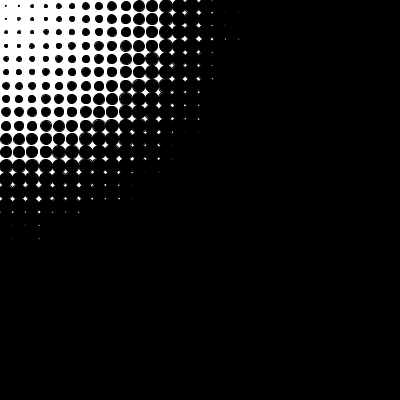
Frame 1 (no input)
Frame 60 (the mouse pressed at the canvas centre just before this capture): identical to frame 1, image omitted
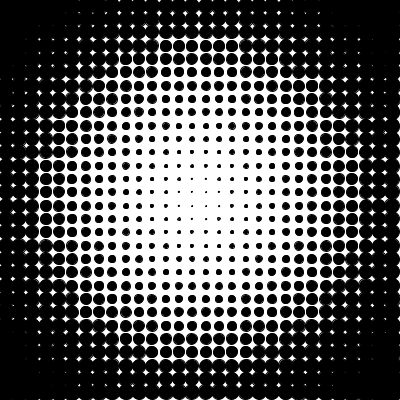
Frame 120 (the mouse held since frame 60 and released just before this capture)

The Processing sketch that drew these frames (run headless with seeded random() and noise(); from frame 60 on, the mouse is pressed at the canvas centre):

// Processing sketch: processing_52281
// ── processing_52281.pde

void setup() {
  size(400, 400);
  fill(0);
  smooth();
}

void draw() {
  background(255);
  int anzahl = 30;

  for (int reihe=0; reihe<anzahl; reihe++) {
    
      for (int spalte=0; spalte<anzahl; spalte++) {

        float x = spalte*width/anzahl + width/anzahl/2;
        float y = reihe*height/anzahl + height/anzahl/2;
        
        float durchmesser = dist(x,y,mouseX,mouseY) / width * 30;        
        ellipse(x,y, durchmesser, durchmesser);

      }

  }
}
